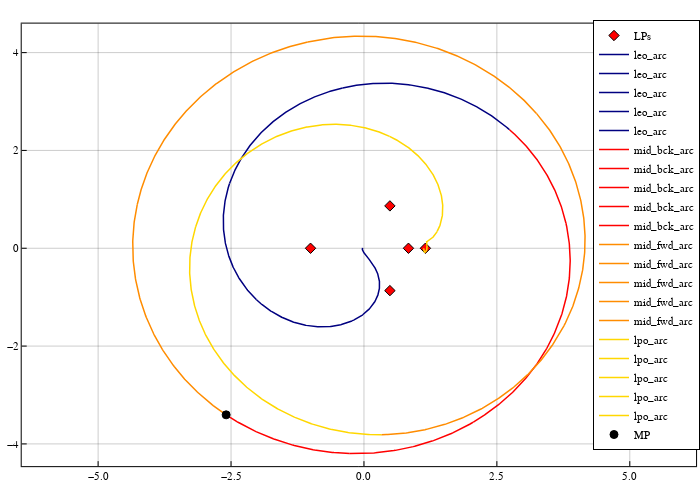

The code cell stored with this chart in its notebook:
### Code cell
arcs_color = Dict(
    "leo_arc" => :navy, 
    "mid_bck_arc" => :red1, 
    "mid_fwd_arc" => :darkorange, 
    "lpo_arc" => :gold
)

pcart = plot(size=(700,500), frame_style=:box, aspect_ratio=:equal, grid=0.4)
scatter!(pcart, lps[:,1], lps[:,2], marker=:diamond, color=:red, label="LPs")
# trajectory
for i = 1:length(sol_param_list)
    sol, _, name = sol_param_list[i]
    plot!(pcart, Array(sol)[1,:], Array(sol)[2,:], 
        linewidth=1.5, label="$name", c=arcs_color[name])
end
# control node
scatter!(pcart, [x_mid[1]], [x_mid[2]], marker=:circle, color=:black, label="MP")
pcart

### Figure 1 — Plotly figure (JSON) as saved in the notebook; plotly's stock layout.template omitted (floating-point values rounded to 4 significant figures; data arrays with more than 128 entries replaced by an {"elided": "..."} marker saying what was removed)
{"data": [{"colorbar": {"title": ""}, "legendgroup": "LPs", "marker": {"color": "rgba(255, 0, 0, 1.000)", "line": {"color": "rgba(0, 0, 0, 1.000)", "width": 1}, "size": 8, "symbol": "diamond"}, "mode": "markers", "name": "LPs", "showlegend": true, "type": "scatter", "x": [0.8369, 1.156, -1.005, 0.4878, 0.4878], "xaxis": "x", "y": [0, 0, 0, 0.866, -0.866], "yaxis": "y", "zmax": null, "zmin": null}, {"colorbar": {"title": ""}, "legendgroup": "leo_arc", "line": {"color": "rgba(0, 0, 128, 1.000)", "dash": "solid", "shape": "linear", "width": 1.5}, "mode": "lines", "name": "leo_arc", "showlegend": true, "type": "scatter", "x": {"elided": "1431 float values"}, "xaxis": "x", "y": {"elided": "1431 float values"}, "yaxis": "y", "zmax": null, "zmin": null}, {"colorbar": {"title": ""}, "legendgroup": "leo_arc", "line": {"color": "rgba(0, 0, 128, 1.000)", "dash": "solid", "shape": "linear", "width": 1.5}, "mode": "lines", "name": "leo_arc", "showlegend": true, "type": "scatter", "x": {"elided": "161 float values"}, "xaxis": "x", "y": {"elided": "161 float values"}, "yaxis": "y", "zmax": null, "zmin": null}, {"colorbar": {"title": ""}, "legendgroup": "leo_arc", "line": {"color": "rgba(0, 0, 128, 1.000)", "dash": "solid", "shape": "linear", "width": 1.5}, "mode": "lines", "name": "leo_arc", "showlegend": true, "type": "scatter", "x": {"elided": "162 float values"}, "xaxis": "x", "y": {"elided": "162 float values"}, "yaxis": "y", "zmax": null, "zmin": null}, {"colorbar": {"title": ""}, "legendgroup": "leo_arc", "line": {"color": "rgba(0, 0, 128, 1.000)", "dash": "solid", "shape": "linear", "width": 1.5}, "mode": "lines", "name": "leo_arc", "showlegend": true, "type": "scatter", "x": {"elided": "154 float values"}, "xaxis": "x", "y": {"elided": "154 float values"}, "yaxis": "y", "zmax": null, "zmin": null}, {"colorbar": {"title": ""}, "legendgroup": "leo_arc", "line": {"color": "rgba(0, 0, 128, 1.000)", "dash": "solid", "shape": "linear", "width": 1.5}, "mode": "lines", "name": "leo_arc", "showlegend": true, "type": "scatter", "x": {"elided": "149 float values"}, "xaxis": "x", "y": {"elided": "149 float values"}, "yaxis": "y", "zmax": null, "zmin": null}, {"colorbar": {"title": ""}, "legendgroup": "mid_bck_arc", "line": {"color": "rgba(255, 0, 0, 1.000)", "dash": "solid", "shape": "linear", "width": 1.5}, "mode": "lines", "name": "mid_bck_arc", "showlegend": true, "type": "scatter", "x": [-2.592, -2.589, -2.582, -2.574, -2.564, -2.553, -2.539, -2.523, -2.507, -2.488, -2.469, -2.448, -2.427, -2.405, -2.382, -2.359, -2.335, -2.311, -2.287, -2.262, -2.237, -2.212, -2.187, -2.161, -2.136, -2.11, -2.084, -2.057, -2.031, -2.005, -1.978, -1.951, -1.925, -1.898, -1.871, -1.844, -1.816, -1.789, -1.762, -1.734, -1.706, -1.679, -1.651, -1.623, -1.595, -1.567, -1.539, -1.511, -1.482, -1.454, -1.425, -1.397, -1.368, -1.339, -1.31, -1.281, -1.252, -1.223, -1.194, -1.165, -1.136, -1.106, -1.077, -1.047, -1.017, -0.9877, -0.9579, -0.928, -0.898, -0.868, -0.838, -0.8078, -0.7776, -0.7473, -0.717, -0.6866, -0.6561, -0.6256, -0.5951, -0.5645, -0.5338, -0.5031, -0.4724, -0.4416, -0.4108, -0.38, -0.3492, -0.3183, -0.2875, -0.2669], "xaxis": "x", "y": [-3.406, -3.408, -3.413, -3.418, -3.426, -3.434, -3.444, -3.454, -3.466, -3.478, -3.491, -3.505, -3.519, -3.533, -3.548, -3.562, -3.577, -3.592, -3.607, -3.621, -3.636, -3.65, -3.665, -3.679, -3.693, -3.707, -3.721, -3.734, -3.748, -3.761, -3.774, -3.787, -3.8, -3.812, -3.825, -3.837, -3.849, -3.861, -3.873, -3.884, -3.895, -3.906, -3.917, -3.928, -3.938, -3.949, -3.959, -3.969, -3.978, -3.988, -3.997, -4.006, -4.015, -4.024, -4.033, -4.041, -4.049, -4.057, -4.065, -4.072, -4.079, -4.087, -4.093, -4.1, -4.107, -4.113, -4.119, -4.125, -4.13, -4.136, -4.141, -4.146, -4.151, -4.155, -4.16, -4.164, -4.167, -4.171, -4.175, -4.178, -4.181, -4.183, -4.186, -4.188, -4.19, -4.192, -4.194, -4.195, -4.196, -4.197], "yaxis": "y", "zmax": null, "zmin": null}, {"colorbar": {"title": ""}, "legendgroup": "mid_bck_arc", "line": {"color": "rgba(255, 0, 0, 1.000)", "dash": "solid", "shape": "linear", "width": 1.5}, "mode": "lines", "name": "mid_bck_arc", "showlegend": true, "type": "scatter", "x": [-0.2669, -0.2634, -0.256, -0.2468, -0.2348, -0.2205, -0.2037, -0.1848, -0.164, -0.1416, -0.1178, -0.09289, -0.06699, -0.04032, -0.01304, 0.0147, 0.04281, 0.07121, 0.09983, 0.1286, 0.1575, 0.1865, 0.2155, 0.2446, 0.2736, 0.3026, 0.3317, 0.3606, 0.3896, 0.4185, 0.4473, 0.4761, 0.5048, 0.5335, 0.5621, 0.5906, 0.6191, 0.6475, 0.6758, 0.7041, 0.7322, 0.7604, 0.7884, 0.8164, 0.8443, 0.8721, 0.8998, 0.9275, 0.9551, 0.9826, 1.01, 1.037, 1.065, 1.092, 1.119, 1.146, 1.173, 1.2, 1.227, 1.253, 1.28, 1.307, 1.333, 1.359, 1.386, 1.412, 1.438, 1.464, 1.49, 1.516, 1.542, 1.567, 1.593, 1.618, 1.644, 1.669, 1.694, 1.719, 1.744, 1.769, 1.794, 1.818, 1.843, 1.867, 1.892, 1.916, 1.94, 1.964, 1.988, 2.012, 2.036, 2.058], "xaxis": "x", "y": [-4.197, -4.197, -4.197, -4.198, -4.198, -4.198, -4.198, -4.199, -4.199, -4.199, -4.199, -4.198, -4.198, -4.197, -4.196, -4.195, -4.194, -4.193, -4.191, -4.189, -4.187, -4.185, -4.183, -4.18, -4.177, -4.174, -4.171, -4.167, -4.163, -4.159, -4.155, -4.151, -4.147, -4.142, -4.137, -4.132, -4.126, -4.121, -4.115, -4.109, -4.103, -4.097, -4.091, -4.084, -4.077, -4.07, -4.063, -4.055, -4.048, -4.04, -4.032, -4.024, -4.016, -4.007, -3.998, -3.99, -3.98, -3.971, -3.962, -3.952, -3.942, -3.932, -3.922, -3.912, -3.901, -3.891, -3.88, -3.869, -3.858, -3.846, -3.835, -3.823, -3.811, -3.799, -3.787, -3.774, -3.762, -3.749, -3.736, -3.723, -3.71, -3.696, -3.683, -3.669, -3.655, -3.641, -3.627, -3.612, -3.598, -3.583, -3.568, -3.554], "yaxis": "y", "zmax": null, "zmin": null}, {"colorbar": {"title": ""}, "legendgroup": "mid_bck_arc", "line": {"color": "rgba(255, 0, 0, 1.000)", "dash": "solid", "shape": "linear", "width": 1.5}, "mode": "lines", "name": "mid_bck_arc", "showlegend": true, "type": "scatter", "x": [2.058, 2.061, 2.068, 2.075, 2.085, 2.096, 2.11, 2.125, 2.141, 2.158, 2.176, 2.195, 2.215, 2.235, 2.256, 2.277, 2.298, 2.319, 2.34, 2.362, 2.383, 2.404, 2.426, 2.447, 2.468, 2.489, 2.51, 2.531, 2.552, 2.573, 2.594, 2.614, 2.634, 2.655, 2.675, 2.695, 2.715, 2.734, 2.754, 2.773, 2.793, 2.812, 2.831, 2.85, 2.868, 2.887, 2.905, 2.924, 2.942, 2.96, 2.978, 2.995, 3.013, 3.03, 3.048, 3.065, 3.082, 3.098, 3.115, 3.131, 3.148, 3.164, 3.18, 3.196, 3.211, 3.227, 3.242, 3.257, 3.273, 3.287, 3.302, 3.317, 3.331, 3.345, 3.359, 3.373, 3.387, 3.4, 3.414, 3.427, 3.44, 3.453, 3.465, 3.478, 3.49, 3.502, 3.514, 3.526, 3.538, 3.549, 3.56, 3.571, 3.575], "xaxis": "x", "y": [-3.554, -3.552, -3.548, -3.543, -3.536, -3.529, -3.52, -3.51, -3.499, -3.488, -3.475, -3.462, -3.448, -3.434, -3.419, -3.403, -3.388, -3.372, -3.355, -3.339, -3.322, -3.305, -3.287, -3.27, -3.252, -3.235, -3.217, -3.198, -3.18, -3.161, -3.143, -3.124, -3.105, -3.086, -3.067, -3.047, -3.028, -3.008, -2.988, -2.968, -2.948, -2.928, -2.908, -2.887, -2.867, -2.846, -2.825, -2.804, -2.783, -2.762, -2.74, -2.719, -2.697, -2.675, -2.654, -2.632, -2.609, -2.587, -2.565, -2.542, -2.52, -2.497, -2.474, -2.451, -2.428, -2.405, -2.382, -2.358, -2.335, -2.311, -2.288, -2.264, -2.24, -2.216, -2.192, -2.167, -2.143, -2.118, -2.094, -2.069, -2.044, -2.02, -1.995, -1.97, -1.944, -1.919, -1.894, -1.868, -1.843, -1.817, -1.791, -1.766, -1.756], "yaxis": "y", "zmax": null, "zmin": null}, {"colorbar": {"title": ""}, "legendgroup": "mid_bck_arc", "line": {"color": "rgba(255, 0, 0, 1.000)", "dash": "solid", "shape": "linear", "width": 1.5}, "mode": "lines", "name": "mid_bck_arc", "showlegend": true, "type": "scatter", "x": [3.575, 3.577, 3.58, 3.583, 3.587, 3.593, 3.598, 3.605, 3.612, 3.62, 3.628, 3.636, 3.644, 3.653, 3.661, 3.67, 3.678, 3.687, 3.695, 3.703, 3.712, 3.72, 3.727, 3.735, 3.743, 3.75, 3.757, 3.764, 3.771, 3.777, 3.784, 3.79, 3.796, 3.802, 3.807, 3.813, 3.818, 3.823, 3.828, 3.832, 3.836, 3.841, 3.845, 3.848, 3.852, 3.855, 3.858, 3.861, 3.864, 3.866, 3.868, 3.87, 3.872, 3.874, 3.875, 3.876, 3.877, 3.878, 3.878, 3.879, 3.879, 3.879, 3.879, 3.878, 3.878, 3.877, 3.876, 3.874, 3.873, 3.872, 3.87, 3.868, 3.866, 3.863, 3.861, 3.858, 3.856, 3.853, 3.85, 3.846, 3.843, 3.839, 3.835, 3.831, 3.827, 3.823, 3.818, 3.814, 3.809, 3.804, 3.8], "xaxis": "x", "y": [-1.756, -1.753, -1.746, -1.738, -1.727, -1.715, -1.7, -1.684, -1.666, -1.646, -1.625, -1.604, -1.581, -1.557, -1.533, -1.509, -1.483, -1.458, -1.432, -1.406, -1.38, -1.353, -1.326, -1.299, -1.272, -1.245, -1.218, -1.19, -1.163, -1.135, -1.108, -1.08, -1.052, -1.024, -0.9964, -0.9684, -0.9404, -0.9123, -0.8841, -0.856, -0.8277, -0.7995, -0.7712, -0.7429, -0.7146, -0.6862, -0.6579, -0.6295, -0.6012, -0.5729, -0.5446, -0.5163, -0.4881, -0.46, -0.4318, -0.4038, -0.3758, -0.348, -0.3202, -0.2926, -0.265, -0.2377, -0.2104, -0.1832, -0.1562, -0.1293, -0.1024, -0.07571, -0.04911, -0.02263, 0.003731, 0.02996, 0.0561, 0.08217, 0.1082, 0.1341, 0.1599, 0.1857, 0.2115, 0.2372, 0.2628, 0.2884, 0.3139, 0.3393, 0.3647, 0.3901, 0.4154, 0.4407, 0.4659, 0.491, 0.5108], "yaxis": "y", "zmax": null, "zmin": null}, {"colorbar": {"title": ""}, "legendgroup": "mid_bck_arc", "line": {"color": "rgba(255, 0, 0, 1.000)", "dash": "solid", "shape": "linear", "width": 1.5}, "mode": "lines", "name": "mid_bck_arc", "showlegend": true, "type": "scatter", "x": [3.8, 3.799, 3.798, 3.796, 3.794, 3.791, 3.788, 3.785, 3.781, 3.776, 3.772, 3.767, 3.761, 3.756, 3.75, 3.744, 3.737, 3.73, 3.724, 3.717, 3.709, 3.702, 3.694, 3.686, 3.678, 3.67, 3.662, 3.653, 3.644, 3.636, 3.627, 3.617, 3.608, 3.599, 3.589, 3.579, 3.569, 3.559, 3.549, 3.538, 3.528, 3.517, 3.506, 3.495, 3.484, 3.472, 3.461, 3.449, 3.438, 3.426, 3.414, 3.401, 3.389, 3.376, 3.364, 3.351, 3.338, 3.325, 3.312, 3.298, 3.285, 3.271, 3.257, 3.243, 3.229, 3.215, 3.201, 3.186, 3.171, 3.157, 3.142, 3.127, 3.112, 3.096, 3.081, 3.065, 3.05, 3.034, 3.018, 3.002, 2.985, 2.969, 2.953, 2.936, 2.919, 2.902, 2.885, 2.868, 2.851, 2.834, 2.816, 2.799, 2.781, 2.763, 2.745, 2.738], "xaxis": "x", "y": [0.5108, 0.5142, 0.5206, 0.5282, 0.5383, 0.5501, 0.564, 0.5795, 0.5965, 0.6149, 0.6343, 0.6547, 0.6759, 0.6977, 0.72, 0.7427, 0.7657, 0.7889, 0.8123, 0.8359, 0.8595, 0.8832, 0.907, 0.9307, 0.9545, 0.9782, 1.002, 1.026, 1.049, 1.073, 1.096, 1.12, 1.143, 1.167, 1.19, 1.213, 1.236, 1.259, 1.282, 1.305, 1.328, 1.351, 1.373, 1.396, 1.418, 1.441, 1.463, 1.485, 1.508, 1.53, 1.552, 1.573, 1.595, 1.617, 1.639, 1.66, 1.681, 1.703, 1.724, 1.745, 1.766, 1.787, 1.808, 1.829, 1.849, 1.87, 1.89, 1.911, 1.931, 1.951, 1.971, 1.991, 2.011, 2.03, 2.05, 2.069, 2.089, 2.108, 2.127, 2.146, 2.165, 2.184, 2.202, 2.221, 2.239, 2.258, 2.276, 2.294, 2.312, 2.33, 2.348, 2.365, 2.383, 2.4, 2.417, 2.424], "yaxis": "y", "zmax": null, "zmin": null}, {"colorbar": {"title": ""}, "legendgroup": "mid_fwd_arc", "line": {"color": "rgba(255, 140, 0, 1.000)", "dash": "solid", "shape": "linear", "width": 1.5}, "mode": "lines", "name": "mid_fwd_arc", "showlegend": true, "type": "scatter", "x": {"elided": "168 float values"}, "xaxis": "x", "y": {"elided": "168 float values"}, "yaxis": "y", "zmax": null, "zmin": null}, {"colorbar": {"title": ""}, "legendgroup": "mid_fwd_arc", "line": {"color": "rgba(255, 140, 0, 1.000)", "dash": "solid", "shape": "linear", "width": 1.5}, "mode": "lines", "name": "mid_fwd_arc", "showlegend": true, "type": "scatter", "x": {"elided": "169 float values"}, "xaxis": "x", "y": {"elided": "169 float values"}, "yaxis": "y", "zmax": null, "zmin": null}, {"colorbar": {"title": ""}, "legendgroup": "mid_fwd_arc", "line": {"color": "rgba(255, 140, 0, 1.000)", "dash": "solid", "shape": "linear", "width": 1.5}, "mode": "lines", "name": "mid_fwd_arc", "showlegend": true, "type": "scatter", "x": {"elided": "167 float values"}, "xaxis": "x", "y": {"elided": "167 float values"}, "yaxis": "y", "zmax": null, "zmin": null}, {"colorbar": {"title": ""}, "legendgroup": "mid_fwd_arc", "line": {"color": "rgba(255, 140, 0, 1.000)", "dash": "solid", "shape": "linear", "width": 1.5}, "mode": "lines", "name": "mid_fwd_arc", "showlegend": true, "type": "scatter", "x": {"elided": "167 float values"}, "xaxis": "x", "y": {"elided": "167 float values"}, "yaxis": "y", "zmax": null, "zmin": null}, {"colorbar": {"title": ""}, "legendgroup": "mid_fwd_arc", "line": {"color": "rgba(255, 140, 0, 1.000)", "dash": "solid", "shape": "linear", "width": 1.5}, "mode": "lines", "name": "mid_fwd_arc", "showlegend": true, "type": "scatter", "x": {"elided": "165 float values"}, "xaxis": "x", "y": {"elided": "165 float values"}, "yaxis": "y", "zmax": null, "zmin": null}, {"colorbar": {"title": ""}, "legendgroup": "lpo_arc", "line": {"color": "rgba(255, 215, 0, 1.000)", "dash": "solid", "shape": "linear", "width": 1.5}, "mode": "lines", "name": "lpo_arc", "showlegend": true, "type": "scatter", "x": {"elided": "343 float values"}, "xaxis": "x", "y": {"elided": "343 float values"}, "yaxis": "y", "zmax": null, "zmin": null}, {"colorbar": {"title": ""}, "legendgroup": "lpo_arc", "line": {"color": "rgba(255, 215, 0, 1.000)", "dash": "solid", "shape": "linear", "width": 1.5}, "mode": "lines", "name": "lpo_arc", "showlegend": true, "type": "scatter", "x": {"elided": "295 float values"}, "xaxis": "x", "y": {"elided": "295 float values"}, "yaxis": "y", "zmax": null, "zmin": null}, {"colorbar": {"title": ""}, "legendgroup": "lpo_arc", "line": {"color": "rgba(255, 215, 0, 1.000)", "dash": "solid", "shape": "linear", "width": 1.5}, "mode": "lines", "name": "lpo_arc", "showlegend": true, "type": "scatter", "x": {"elided": "295 float values"}, "xaxis": "x", "y": {"elided": "295 float values"}, "yaxis": "y", "zmax": null, "zmin": null}, {"colorbar": {"title": ""}, "legendgroup": "lpo_arc", "line": {"color": "rgba(255, 215, 0, 1.000)", "dash": "solid", "shape": "linear", "width": 1.5}, "mode": "lines", "name": "lpo_arc", "showlegend": true, "type": "scatter", "x": {"elided": "292 float values"}, "xaxis": "x", "y": {"elided": "292 float values"}, "yaxis": "y", "zmax": null, "zmin": null}, {"colorbar": {"title": ""}, "legendgroup": "lpo_arc", "line": {"color": "rgba(255, 215, 0, 1.000)", "dash": "solid", "shape": "linear", "width": 1.5}, "mode": "lines", "name": "lpo_arc", "showlegend": true, "type": "scatter", "x": {"elided": "287 float values"}, "xaxis": "x", "y": {"elided": "287 float values"}, "yaxis": "y", "zmax": null, "zmin": null}, {"colorbar": {"title": ""}, "legendgroup": "MP", "marker": {"color": "rgba(0, 0, 0, 1.000)", "line": {"color": "rgba(0, 0, 0, 1.000)", "width": 1}, "size": 8, "symbol": "circle"}, "mode": "markers", "name": "MP", "showlegend": true, "type": "scatter", "x": [-2.592], "xaxis": "x", "y": [-3.406], "yaxis": "y", "zmax": null, "zmin": null}], "layout": {"annotations": [], "height": 500, "legend": {"bgcolor": "rgba(255, 255, 255, 1.000)", "bordercolor": "rgba(0, 0, 0, 1.000)", "borderwidth": 1, "font": {"color": "rgba(0, 0, 0, 1.000)", "family": "sans-serif", "size": 11}, "title": {"font": {"color": "rgba(0, 0, 0, 1.000)", "family": "sans-serif", "size": 15}, "text": ""}, "tracegroupgap": 0, "traceorder": "normal", "x": 1, "xanchor": "auto", "y": 1, "yanchor": "auto"}, "margin": {"b": 20, "l": 0, "r": 0, "t": 20}, "paper_bgcolor": "rgba(255, 255, 255, 1.000)", "plot_bgcolor": "rgba(255, 255, 255, 1.000)", "showlegend": true, "width": 700, "xaxis": {"anchor": "y", "domain": [0.03102, 0.9944], "gridcolor": "rgba(0, 0, 0, 0.400)", "gridwidth": 0.5, "linecolor": "rgba(0, 0, 0, 1.000)", "mirror": true, "range": [-6.437, 6.247], "showgrid": true, "showline": true, "showticklabels": true, "tickangle": 0, "tickcolor": "rgb(0, 0, 0)", "tickfont": {"color": "rgba(0, 0, 0, 1.000)", "family": "sans-serif", "size": 11}, "tickmode": "array", "ticks": "inside", "ticktext": ["−5.0", "−2.5", "0.0", "2.5", "5.0"], "tickvals": [-5, -2.5, 0, 2.5, 5], "title": "", "titlefont": {"color": "rgba(0, 0, 0, 1.000)", "family": "sans-serif", "size": 15}, "type": "-", "visible": true, "zeroline": false, "zerolinecolor": "rgba(0, 0, 0, 1.000)"}, "yaxis": {"anchor": "x", "domain": [0.0301, 0.9921], "gridcolor": "rgba(0, 0, 0, 0.400)", "gridwidth": 0.5, "linecolor": "rgba(0, 0, 0, 1.000)", "mirror": true, "range": [-4.455, 4.593], "showgrid": true, "showline": true, "showticklabels": true, "tickangle": 0, "tickcolor": "rgb(0, 0, 0)", "tickfont": {"color": "rgba(0, 0, 0, 1.000)", "family": "sans-serif", "size": 11}, "tickmode": "array", "ticks": "inside", "ticktext": ["−4", "−2", "0", "2", "4"], "tickvals": [-4, -2, 0, 2, 4], "title": "", "titlefont": {"color": "rgba(0, 0, 0, 1.000)", "family": "sans-serif", "size": 15}, "type": "-", "visible": true, "zeroline": false, "zerolinecolor": "rgba(0, 0, 0, 1.000)"}}}
